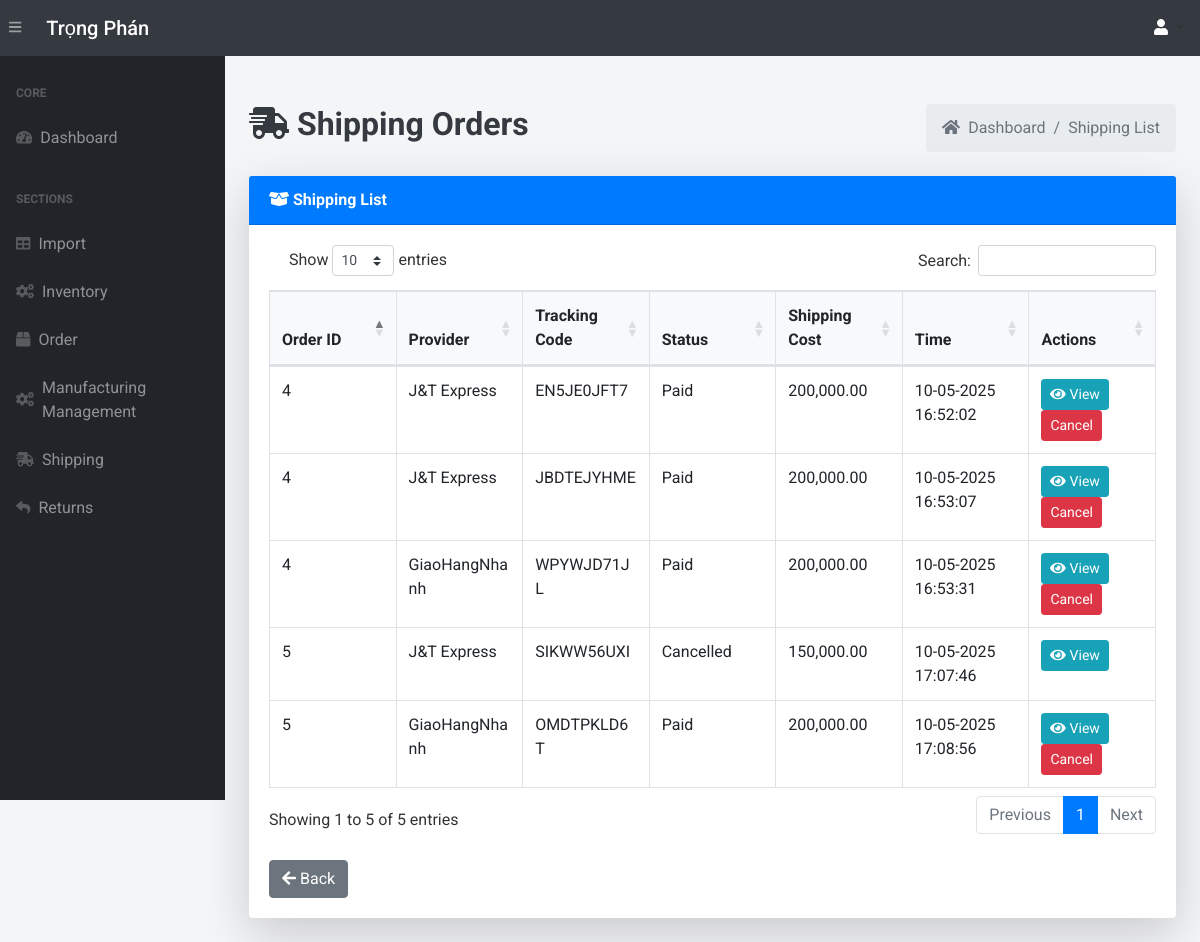
/shipping-list/ (signed in), run on the app's committed database.
### app.py (models this page shows, shortened)
class Shipping(db.Model):
    __tablename__ = 'shipping'
    shipping_id = db.Column(db.Integer, primary_key=True)
    order_id = db.Column(db.Integer, db.ForeignKey('orders.order_id'))
    tracking_code = db.Column(db.String(255), unique=True)
    provider = db.Column(db.String(255), nullable=False)
    shipping_cost = db.Column(db.Numeric(10, 2), nullable=False)
    shipping_status = db.Column(db.String(50), default='Processing')  # Status: Pending, Shipped, Delivered
    pay_method=db.Column(db.String(255), nullable=False)
    shipment_time = db.Column(db.DateTime, default=vietnam_now)
    order = db.relationship('Order', backref='shipping_details')
    price = db.Column(db.Float)
    quan = db.Column(db.Numeric(10, 2), nullable=False)

### app.py (the view)
@app.route('/shipping-list/', methods=["GET"])
@login_required
def shipping_list():
    page = request.args.get('page', 1, type=int)
    shippings = Shipping.query.paginate(page=page, per_page=10)
    return render_template('shipping-list.html', shippings=shippings)

### app.py (called while the page is built, shortened)
@login_manager.user_loader
def load_user(user_id):
    return User.query.get(int(user_id))

def add_monthly_data():
    current_year = datetime.now().year
    months = [f"{current_year}-{str(month).zfill(2)}" for month in range(1, 4)]  # Tháng 1 đến tháng 6
    for month in months:
        existing_month_data = db.session.query(Order).filter(Order.order_date.like(f'{month}%')).first()
    db.session.commit()

@app.before_request
def initialize_data():
    add_monthly_data()

@app.template_filter('format_price')
@login_required
def format_price(value):
    try:
        if value >= 1000000000:
            return "{:,.2f} B".format(value / 1000000000)
        elif value >= 1000000:
            return "{:,.2f} M".format(value / 1000000)
        return "{:,.2f}".format(value)
    except (ValueError, TypeError):
        return value

### templates/shipping-list.html (shortened to what this page needs)
{% extends 'base.html' %}
{% block content %}
<main>
    <div class="container-fluid mt-5">
        <div class="d-flex justify-content-between align-items-center mb-4">
            <h1 class="text-dark font-weight-bold" style="font-size: 2rem;">
                <i class="fas fa-shipping-fast"></i> Shipping Orders
            </h1>
            <ol class="breadcrumb mb-0">
                <li class="breadcrumb-item"><a href="/" class="text-decoration-none text-muted"><i class="fas fa-home mr-1"></i> Dashboard</a></li>
                <li class="breadcrumb-item active">Shipping List</li>
            </ol>
        </div>
        <div class="card shadow-lg border-0 mb-4">
            <div class="card-header bg-primary text-white font-weight-bold">
                <i class="fas fa-box-open"></i> Shipping List
            </div>
            <div class="card-body">
                <div class="table-responsive">
                    {% if shippings.items %}
                        <table class="table table-bordered table-hover" id="dataTable" width="100%" cellspacing="0" style="table-layout: fixed;">
                            <thead class="bg-light">
                                <tr>
                                    <th>Order ID</th>
                                    <th>Provider</th>
                                    <th>Tracking Code</th>
                                    <th>Status</th>
                                    <th>Shipping Cost</th>
                                    <th>Time</th>
                                    <th>Actions</th>
                                </tr>
                            </thead>
                            <tbody>
                                {% for shipping in shippings.items %}
                                    <tr>
                                        <td>{{ shipping.order_id }}</td>
                                        <td>{{ shipping.provider }}</td>
                                        <td>{{ shipping.tracking_code }}</td>
                                        <td>{{ shipping.shipping_status }}</td>
                                        <td>{{ shipping.shipping_cost | format_price }}</td>
                                        <td>{{ shipping.shipment_time.strftime('%d-%m-%Y %H:%M:%S')  }}</td>
                                        <td>
                                            <a href="{{ url_for('view_shipping', shipping_id=shipping.shipping_id) }}" class="btn btn-info btn-sm hover-shadow" style="margin-right: 1px;">
                                                <i class="fas fa-eye"></i> View
                                            </a>
                                            {% if shipping.shipping_status != "Cancelled" %}
                                            <a href="{{ url_for('create_return', shipping_id=shipping.shipping_id) }}" class="btn btn-danger btn-sm">
                                               Cancel
                                            </a>
                                            {% endif %}
                                        </td>
                                    </tr>
                                {% endfor %}
                            </tbody>
                        </table>
                    {% else %}
                        <p>No shipping orders found.</p>
                    {% endif %}
                    <br>
                    <a href="/shipping-queue/" class="btn btn-secondary hover-shadow">
                        <i class="fas fa-arrow-left"></i> Back
                    </a>
                </div>
            </div>
        </div>
    </div>
</main>
{% endblock %}

### templates/base.html (style rules this page uses)
body { font-family: 'Roboto', sans-serif; background-color: #f4f5f7; color: #333; }
#dataTable { width: 100% !important; margin-top: 20px; }

### data on the page
Shipping: order_id "4", provider "J&T Express", tracking_code "EN5JE0JFT7", shipping_status "Paid", shipping_cost "200,000.00", shipment_time "10-05-2025 16:52:02"
Shipping: order_id "4", provider "J&T Express", tracking_code "JBDTEJYHME", shipping_status "Paid", shipping_cost "200,000.00", shipment_time "10-05-2025 16:53:07"
Shipping: order_id "4", provider "GiaoHangNhanh", tracking_code "WPYWJD71JL", shipping_status "Paid", shipping_cost "200,000.00", shipment_time "10-05-2025 16:53:31"
Shipping: order_id "5", provider "J&T Express", tracking_code "SIKWW56UXI", shipping_status "Cancelled", shipping_cost "150,000.00", shipment_time "10-05-2025 17:07:46"
Shipping: order_id "5", provider "GiaoHangNhanh", tracking_code "OMDTPKLD6T", shipping_status "Paid", shipping_cost "200,000.00", shipment_time "10-05-2025 17:08:56"
